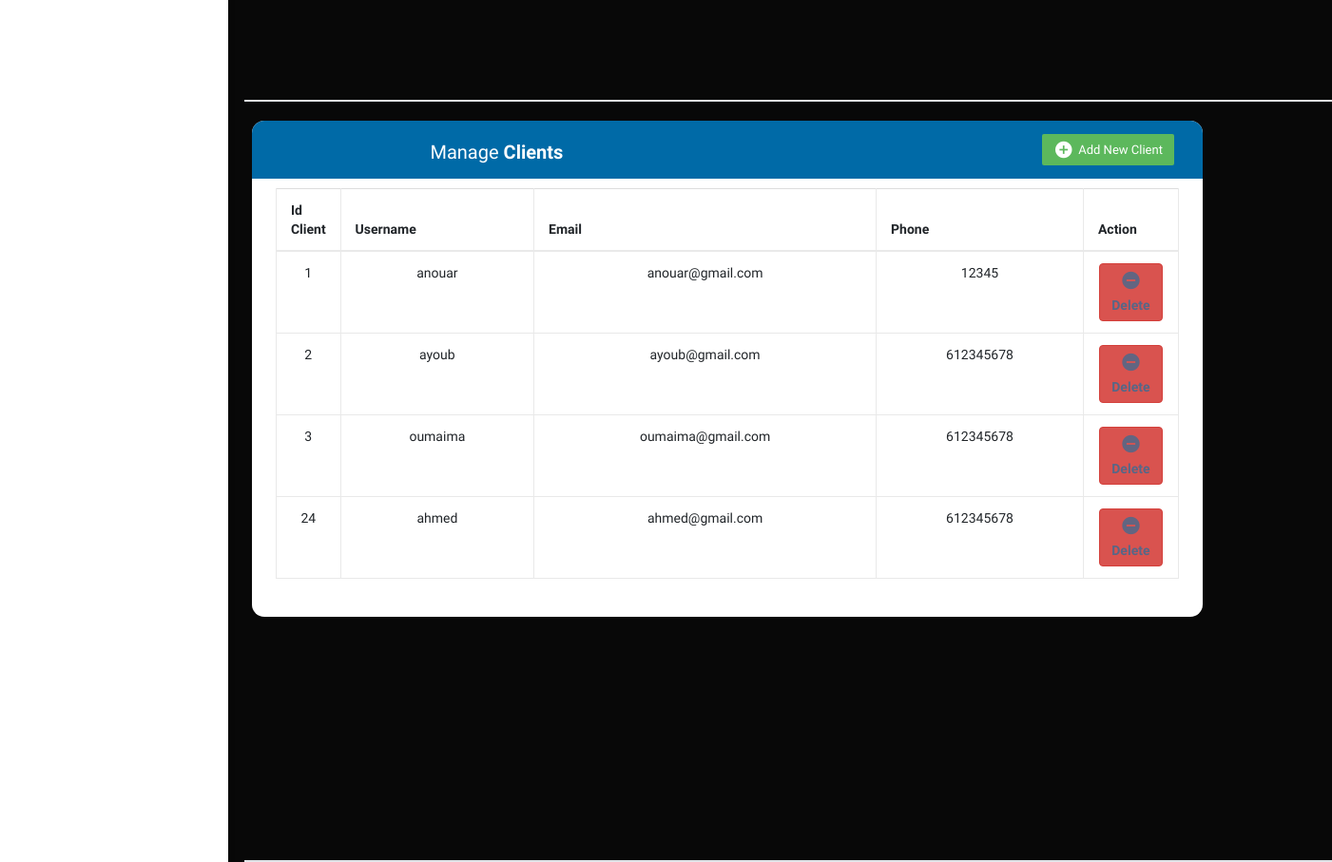
/admin/admin.php (signed in, lower part), run on an earlier commit of the app's database.
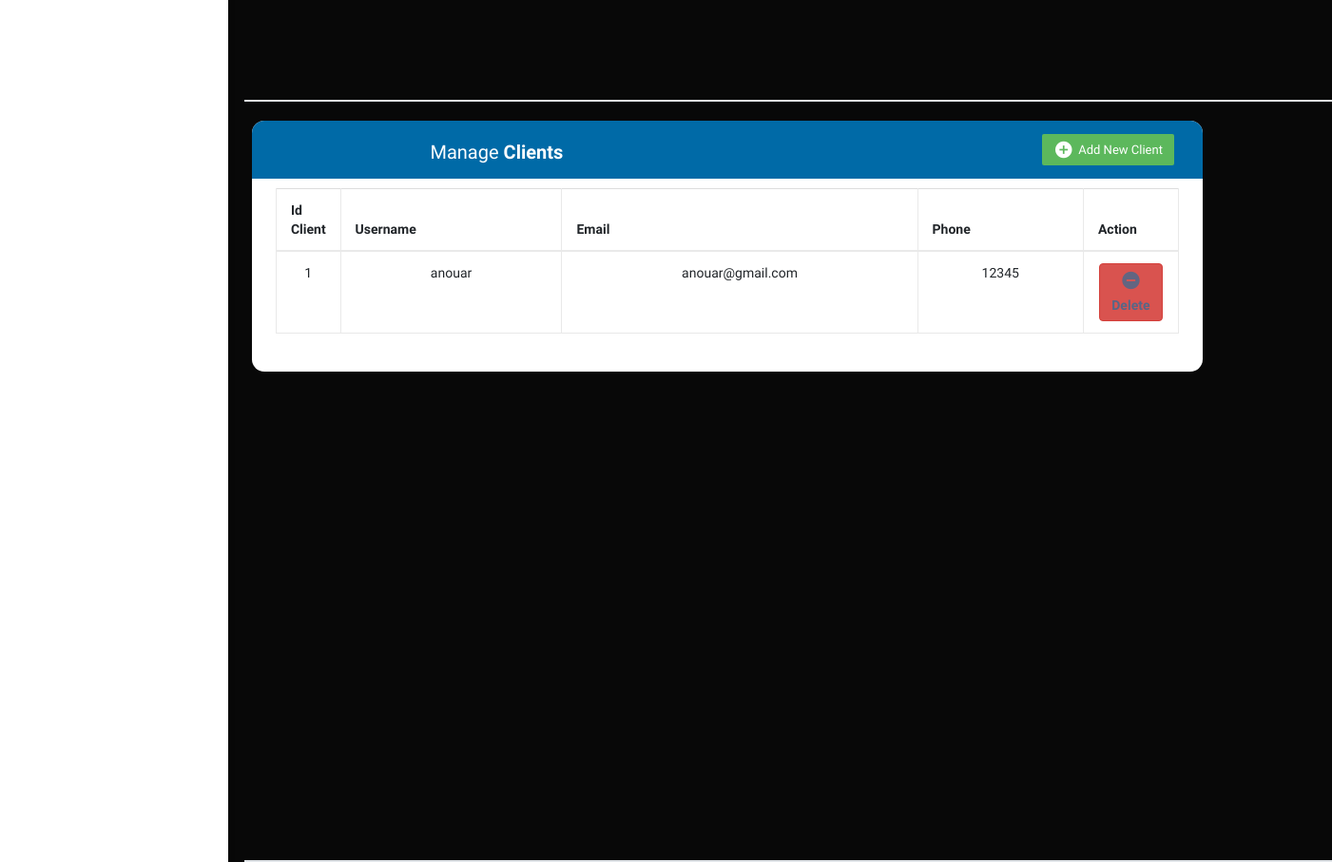
And on a later commit of the database.
### tables this page shows
CREATE TABLE `clients` (
  `id` int(30) NOT NULL,
  `username` varchar(50) NOT NULL,
  `password` varchar(50) NOT NULL,
  `email` tinytext NOT NULL,
  `tele` bigint(20) NOT NULL
);

### admin/admin.php (the view, shortened to what this page needs)
<?php
$conn=cnxBD();
$sql = "SELECT * FROM clients";
try {
    $st = $conn->prepare($sql);
    $st->execute();
    $clients = $st->fetchAll();
} catch (PDOException $eror){
    echo ($eror ->getMessage());
}
?>
<!DOCTYPE html>
<html lang="en">
<head>
    <link href="https://cdn.jsdelivr.net/npm/bootstrap@5.1.3/dist/css/bootstrap.min.css" rel="stylesheet"
>
    <link rel="stylesheet" href="style.css">
    <link rel="stylesheet" href="https://maxcdn.bootstrapcdn.com/font-awesome/4.7.0/css/font-awesome.min.css">
    <link rel="stylesheet" href="https://maxcdn.bootstrapcdn.com/bootstrap/3.3.7/css/bootstrap.min.css">
</head>
<body>
    <div class="wrapper">
        <nav id="sidebarMenu" class="collapse d-lg-block sidebar collapse bg-white">
        </nav>
        <div class="main_content">
            <section id="sec5">
            </section>
            <section id="sec6">
                <div class="container-xl">
                    <div class="table-responsive">
                        <div class="table-wrapper">
                            <div class="table-title">
                                <div class="row">
                                    <div class="col-sm-6">
                                        <h2>Manage <b>Clients</b></h2>
                                    </div>
                                    <div class="col-xs-6">
                                        <a href="newClient.php" class="btn btn-success"><i
                                                class="material-icons">&#xE147;</i><span>Add New Client</span></a>
                                    </div>
                                </div>
                            </div>
                            <table class="table table-bordered table-hover">
                                <thead>
                                    <tr>
                                        <th>Id Client</th>
                                        <th>Username</th>
                                        <th>Email</th>
                                        <th>Phone</th>
                                        <th>Action</th>
                                    </tr>
                                </thead>
                                <tbody>
                                    <?php foreach ($clients as $out) {?>
                                    <tr>
                                        <td><?php echo $out['id'];?></td>
                                        <td><?php echo $out['username'];?></td>
                                        <td><?php echo $out['email'];?></td>
                                        <td><?php echo $out['tele'];?></td>
                                        <?php  $msg="deleteClients.php?id=".$out['id'];  ?>
                                        <td><a href='<?php echo $msg ?>' class="btn btn-danger" data-toggle="modal">
                                                <i class="material-icons">&#xE15C;</i> <span
                                                    style=' display: flex;margin-left: auto; margin-right: auto;'>Delete</span></a>
                                        </td>
                                    </tr>
                                    <?php } ?>
                                </tbody>
                            </table>
                        </div>
                    </div>
                </div>
            </section>
        </div>
    </div>
</body>
</html>

### admin/style.css (style rules this page uses)
body { background-color: #fbfbfb; }
.sidebar { position: fixed; top: 0; bottom: 0; left: 0; padding: 58px 0 0; box-shadow: 0 2px 5px 0 rgb(0 0 0 / 5%), 0 2px 10px 0 rgb(0 0 0 / 5%); width: 240px; z-index: 600; }

### admin/admin.php (style rules this page uses)
body { color: #566787; background: rgb(8, 8, 8); font-family: 'Varela Round', sans-serif; font-size: 16px; display: flex; }
.wrapper { display: flex; position: relative; }
.wrapper .main_content { width: 100%; text-align: center; }
section { display: flex; height: 100vh; position: relative; left: 22%; width: auto; align-items: right; justify-content: center; color: #96c7e8; font-size: 14px; padding-bottom: 80vh; border-bottom: 2px solid #e0e4e8; }
.table-responsive { margin: 20px 0; }
.table-wrapper { min-width: 1000px; background: #fff; padding: 20px 25px; border-radius: 13px; box-shadow: 0 1px 1px rgba(0, 0, 0, .05); width: fit-content; }
.table-title { padding-bottom: 12px; background: #006aa7; color: #fff; padding: 14px 30px; margin: -20px -25px 10px; border-radius: 13px 13px 0px 0px; }
.table-title h2 { margin: 8px 0 0; font-size: 20px; }
.table-title .btn { color: #fff; float: right; font-size: 13px; border: none; min-width: 50px; border-radius: 2px; border: none; outline: none !important; margin-left: 10px; }
.table-title .btn i { float: left; font-size: 21px; margin-right: 5px; }
.table-title .btn span { float: left; margin-top: 2px; }
table.table tr th:first-child { width: 60px; }
table.table tr th:last-child { width: 100px; }
table.table td:last-child i { opacity: 0.9; font-size: 22px; margin: 0 5px; }
table.table td a { font-weight: bold; color: #566787; display: inline-block; text-decoration: none; outline: none !important; }
table.table td i { font-size: 19px; }

What changed in the data, as far as the page shows it:
removed clients: id "2", username "ayoub", email "ayoub@gmail.com", tele "612345678"
removed clients: id "3", username "oumaima", email "oumaima@gmail.com", tele "612345678"
removed clients: id "24", username "ahmed", email "ahmed@gmail.com", tele "612345678"
